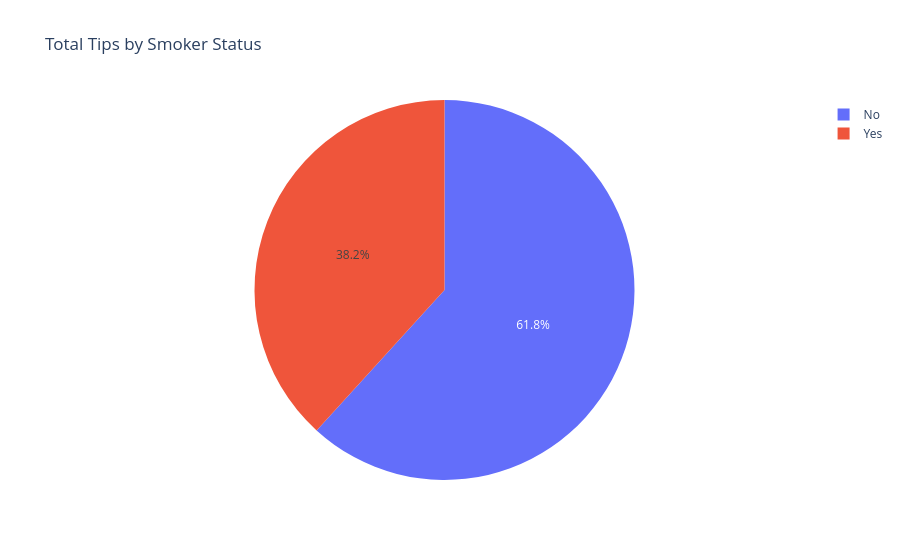

Here is the notebook cell this chart was saved with:
### Code cell
figure = px.pie(data, values='tip', names='smoker', title='Total Tips by Smoker Status')
figure.show()

### Figure 1 — Plotly figure (JSON) as saved in the notebook; plotly's stock layout.template omitted (floating-point values rounded to 4 significant figures; data arrays with more than 128 entries replaced by an {"elided": "..."} marker saying what was removed)
{"data": [{"domain": {"x": [0, 1], "y": [0, 1]}, "hovertemplate": "smoker=%{label}<br>tip=%{value}<extra></extra>", "labels": {"elided": "244 str values"}, "legendgroup": "", "name": "", "showlegend": true, "type": "pie", "values": {"elided": "244 float values"}}], "layout": {"legend": {"tracegroupgap": 0}, "title": {"text": "Total Tips by Smoker Status"}}}
